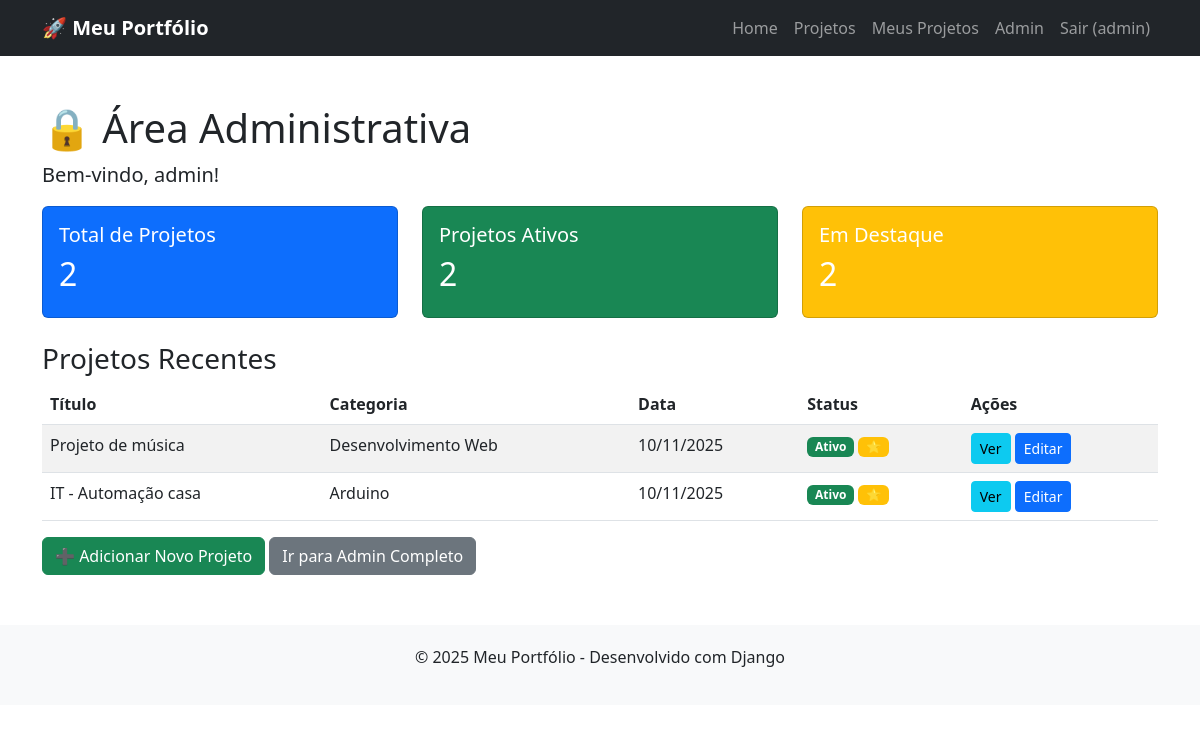
The app's page /meus-projetos/ (signed in) with its own data.
### projetos/models.py (models this page shows, shortened)
class Projeto(models.Model):
    titulo = models.CharField(max_length=200)
    descricao = models.TextField()
    categoria = models.ForeignKey(Categoria, on_delete=models.CASCADE, related_name='projetos')
    imagem = models.ImageField(upload_to='projetos/', blank=True, null=True)
    url_projeto = models.URLField(blank=True, null=True)
    destaque = models.BooleanField(default=False, help_text="Aparecerá no slider da home")
    data_criacao = models.DateField(auto_now_add=True)
    ativo = models.BooleanField(default=True)
    class Meta:
        ordering = ['-data_criacao']
        verbose_name_plural = "Projetos"

class Categoria(models.Model):
    nome = models.CharField(max_length=50)
    descricao = models.TextField(blank=True)
    class Meta:
        verbose_name_plural = "Categorias"

### projetos/views.py (the view)
# urls.py: path('meus-projetos/', views.meus_projetos, name='meus_projetos'),
@login_required
def meus_projetos(request):
    total_projetos = Projeto.objects.count()
    projetos_ativos = Projeto.objects.filter(ativo=True).count()
    projetos_destaque = Projeto.objects.filter(destaque=True).count()
    projetos_recentes = Projeto.objects.all()[:5]
    return render(request, 'projetos/meus_projetos.html', {
        'total_projetos':total_projetos,
        'projetos_ativos': projetos_ativos,
        'projetos_destaque': projetos_destaque,
        'projetos_recentes': projetos_recentes
    })

### projetos/templates/projetos/meus_projetos.html (shortened to what this page needs)
{% extends 'projetos/base.html' %}
{% block content %}
<div class="container my-5">
    <h1>🔒 Área Administrativa</h1>
    <p class="lead">Bem-vindo, {{ user.username }}!</p>
    <div class="row mb-4">
        <div class="col-md-4">
            <div class="card text-white bg-primary">
                <div class="card-body">
                    <h5 class="card-title">Total de Projetos</h5>
                    <h2>{{ total_projetos }}</h2>
                </div>
            </div>
        </div>
        <div class="col-md-4">
            <div class="card text-white bg-success">
                <div class="card-body">
                    <h5 class="card-title">Projetos Ativos</h5>
                    <h2>{{ projetos_ativos }}</h2>
                </div>
            </div>
        </div>
        <div class="col-md-4">
            <div class="card text-white bg-warning">
                <div class="card-body">
                    <h5 class="card-title">Em Destaque</h5>
                    <h2>{{ projetos_destaque }}</h2>
                </div>
            </div>
        </div>
    </div>
    <h3>Projetos Recentes</h3>
    <div class="table-responsive">
        <table class="table table-striped">
            <thead>
                <tr>
                    <th>Título</th>
                    <th>Categoria</th>
                    <th>Data</th>
                    <th>Status</th>
                    <th>Ações</th>
                </tr>
            </thead>
            <tbody>
                {% for projeto in projetos_recentes %}
                <tr>
                    <td>{{ projeto.titulo }}</td>
                    <td>{{ projeto.categoria.nome }}</td>
                    <td>{{ projeto.data_criacao|date:"d/m/Y" }}</td>
                    <td>
                        {% if projeto.ativo %}
                        <span class="badge bg-success">Ativo</span>
                        {% else %}
                        <span class="badge bg-secondary">Inativo</span>
                        {% endif %}
                        {% if projeto.destaque %}
                        <span class="badge bg-warning text-dark">⭐</span>
                        {% endif %}
                    </td>
                    <td>
                        <a href="{% url 'projetos:detalhes_projeto' projeto.id %}" class="btn btn-sm btn-info">Ver</a>
                        <a href="{% url 'admin:projetos_projeto_change' projeto.id %}" class="btn btn-sm btn-primary">Editar</a>
                    </td>
                </tr>
                {% endfor %}
            </tbody>
        </table>
    </div>
    <a href="{% url 'admin:projetos_projeto_add' %}" class="btn btn-success">➕ Adicionar Novo Projeto</a>
    <a href="{% url 'admin:index' %}" class="btn btn-secondary">Ir para Admin Completo</a>
</div>
{% endblock %}

### projetos/templates/projetos/base.html (shortened to what this page needs)
<!DOCTYPE html>
<html lang="pt-br">
<head>
    <link href="https://cdn.jsdelivr.net/npm/bootstrap@5.3.0/dist/css/bootstrap.min.css" rel="stylesheet">
</head>
<body>
    <nav class="navbar navbar-expand-lg navbar-dark bg-dark">
        <div class="container">
            <a class="navbar-brand" href="{% url 'projetos:home' %}">🚀 Meu Portfólio</a>
            <div class="collapse navbar-collapse" id="navbarNav">
                <ul class="navbar-nav ms-auto">
                    <li class="nav-item">
                        <a class="nav-link" href="{% url 'projetos:home' %}">Home</a>
                    </li>
                    <li class="nav-item">
                        <a class="nav-link" href="{% url 'projetos:lista_projetos' %}">Projetos</a>
                    </li>
                    {% if user.is_authenticated %}
                        <li class="nav-item">
                            <a class="nav-link" href="{% url 'projetos:meus_projetos' %}">Meus Projetos</a>
                        </li>
                        <li class="nav-item">
                            <a class="nav-link" href="{% url 'admin:index' %}">Admin</a>
                        </li>
                        <li class="nav-item">
                            <form method="post" action="{% url 'logout' %}" style="display: inline;">
                                <button type="submit" class="nav-link btn btn-link" style="border: none; background: none; cursor: pointer;">
                                    Sair ({{ user.username }})
                                </button>
                            </form>
                        </li>
                    {% else %}
                        <li class="nav-item">
                            <a class="nav-link" href="{% url 'login' %}">Login</a>
                        </li>
                    {% endif %}
                </ul>
            </div>
        </div>
    </nav>
    <main>
        {% block content %}{% endblock %}
    </main>
    <footer class="text-center">
        <div class="container">
            <p>&copy; 2025 Meu Portfólio - Desenvolvido com Django</p>
        </div>
    </footer>
</body>
</html>

### projetos/templates/projetos/base.html (style rules this page uses)
body { font-family: 'Segoe UI', Tahoma, Geneva, Verdana, sans-serif; }
.navbar-brand { font-weight: bold; }
footer { margin-top: 50px; padding: 20px 0; background-color: #f8f9fa; }

### records on screen
Projeto: titulo "Projeto de música", categoria.nome "Desenvolvimento Web", data_criacao "10/11/2025", ativo "Ativo"
Projeto: titulo "IT - Automação casa", categoria.nome "Arduino", data_criacao "10/11/2025", ativo "Ativo"

### other values on screen
{{ user.username }} "admin"
{{ total_projetos }} "2"
{{ projetos_ativos }} "2"
{{ projetos_destaque }} "2"
